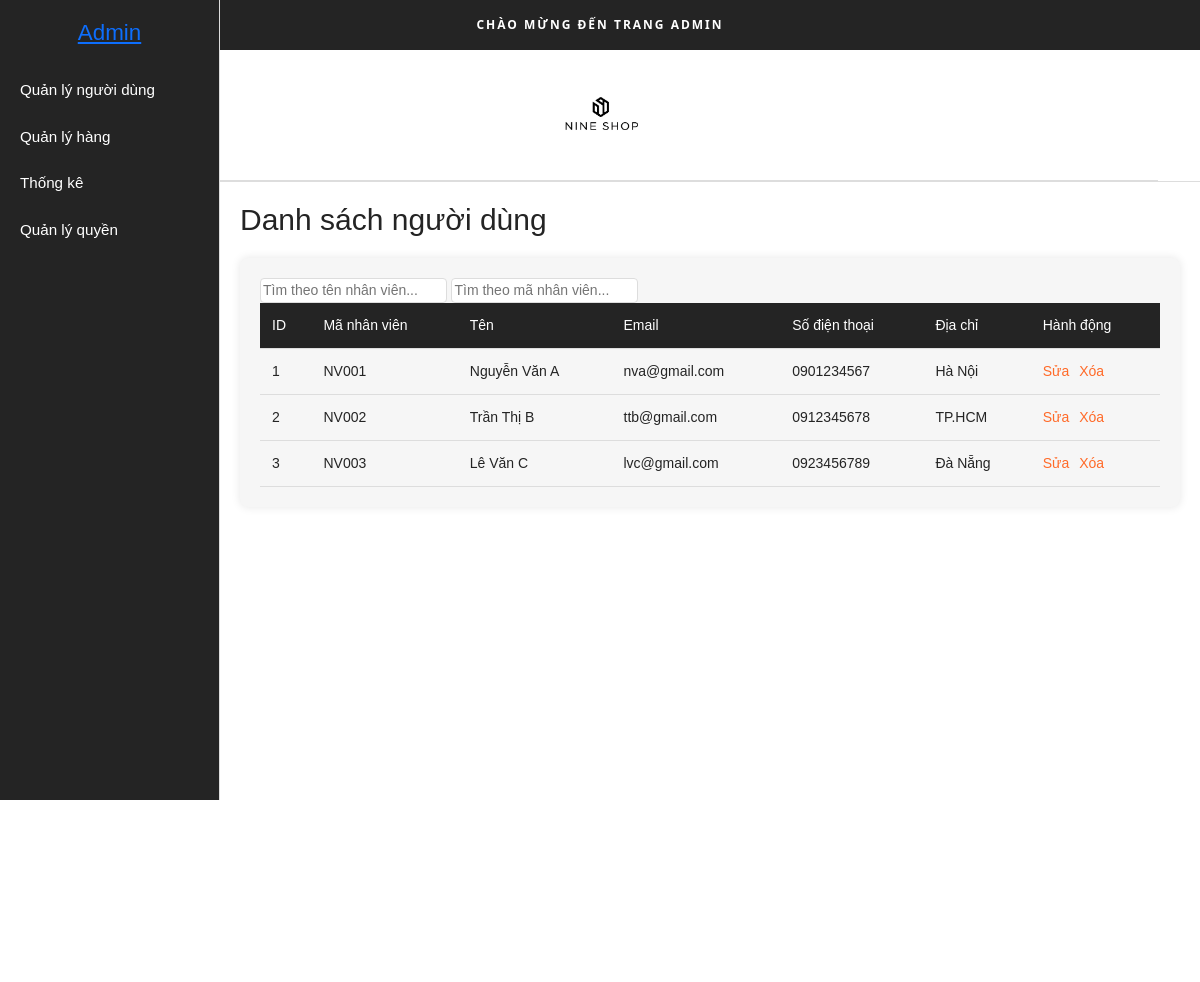
Page /frontEnd/admin.php?page=staff on the committed database.
### tables this page shows
CREATE TABLE employees (
    id INT AUTO_INCREMENT PRIMARY KEY,
    employee_code VARCHAR(50) NOT NULL UNIQUE,
    name VARCHAR(100) NOT NULL,
    email VARCHAR(100),
    phone VARCHAR(20),
    address TEXT,
    created_at TIMESTAMP DEFAULT CURRENT_TIMESTAMP
);

### frontEnd/admin.php (the view, shortened to what this page needs)
<?php
$servername = "localhost";
$username = "root";
$password = "";
$dbname = "clothingstore";
try {
    $conn = new PDO("mysql:host=$servername;dbname=$dbname", $username, $password);
    $conn->setAttribute(PDO::ATTR_ERRMODE, PDO::ERRMODE_EXCEPTION);
    $conn->exec("SET NAMES 'utf8mb4'");
} catch (PDOException $e) {
    die("Kết nối thất bại: " . $e->getMessage());
}
$page = isset($_GET['page']) ? $_GET['page'] : 'dashboard';
?>
<!doctype html>
<html class="no-js" lang="en">
<head>
    <link rel="stylesheet" href="../assets/css/plugins.css">
    <link rel="stylesheet" href="../assets/css/style.css">
    <link href="https://cdn.jsdelivr.net/npm/bootstrap@5.3.3/dist/css/bootstrap.min.css" rel="stylesheet">
</head>
<body>
    <header class="header_area header_three">
        <div class="header_top">
            <div class="header_center">
                <p>Chào mừng đến trang Admin</p>
            </div>
        </div>
        <div class="header_middel">
            <div class="container-fluid">
                <div class="middel_inner">
                    <div class="logo">
                        <a href="admin.php"><img src="../assets/img/logo/1.logo.jpg" alt="Logo"></a>
                    </div>
                </div>
            </div>
        </div>
    </header>
    <div class="sidebar">
        <h2><a href = "admin.php">Admin</a></h2>
        <ul>
            <li>
                <a href="?page=staff" class="menu-toggle">Quản lý người dùng</a>
            </li>
            <li>
                <a href="?page=products" class="menu-toggle">Quản lý hàng</a>
            </li>
            <li>
                <a href="?page=statistics" class="menu-toggle">Thống kê</a>
            </li>
            <li>
                <a href="?page=roles" class="menu-toggle">Quản lý quyền</a>
            </li>
        </ul>
    </div>
    <div class="main-content">
        <?php if ($page == 'dashboard'): ?>
            <?php elseif ($page == 'staff'): ?>
    <h1>Danh sách người dùng</h1>
    <div class="table-container">
        <div class="search-container">
            <input type="text" id="search-name" placeholder="Tìm theo tên nhân viên...">
            <input type="text" id="search-code" placeholder="Tìm theo mã nhân viên...">
        </div>
        <table id="staff-table">
            <thead>
                <tr>
                    <th>ID</th>
                    <th>Mã nhân viên</th>
                    <th>Tên</th>
                    <th>Email</th>
                    <th>Số điện thoại</th>
                    <th>Địa chỉ</th>
                    <th>Hành động</th>
                </tr>
            </thead>
            <tbody>
                <?php
                $stmt = $conn->query("SELECT id, employee_code, name, email, phone, address FROM employees");
                while ($row = $stmt->fetch(PDO::FETCH_ASSOC)) {
                    echo "<tr>";
                    echo "<td>" . htmlspecialchars($row['id']) . "</td>";
                    echo "<td>" . htmlspecialchars($row['employee_code']) . "</td>";
                    echo "<td>" . htmlspecialchars($row['name']) . "</td>";
                    echo "<td>" . htmlspecialchars($row['email']) . "</td>";
                    echo "<td>" . htmlspecialchars($row['phone']) . "</td>";
                    echo "<td>" . htmlspecialchars($row['address']) . "</td>";
                    echo "<td class='action-buttons'>";
                    echo "<a href='edit_staff.php?id=" . $row['id'] . "' class='btn-edit'>Sửa</a>";
                    echo "<a href='delete_staff.php?id=" . $row['id'] . "' class='btn-delete' onclick='return confirm(\"Xóa nhân viên này?\")'>Xóa</a>";
                    echo "</td>";
                    echo "</tr>";
                }
                ?>
            </tbody>
        </table>
    </div>
        <?php endif; ?>
    </div>
</body>
</html>

### frontEnd/admin.php (style rules this page uses)
body { margin: 0; font-family: "Libre Franklin", sans-serif; background: #ffffff; color: #242424; }
.header_area { background: #ffffff; border-bottom: 1px solid #ddd; }
.header_top { background: #242424; text-align: center; padding: 10px 0; }
.header_top p { margin: 0; color: #ffffff; font-size: 12px; }
.header_middel { padding: 20px 0; display: flex; justify-content: center; }
.middel_inner { display: flex; justify-content: center; align-items: center; }
.logo img { max-height: 50px; max-width: 150px; object-fit: contain; }
.sidebar { width: 220px; background: #242424; height: 100vh; position: fixed; top: 0; left: 0; padding-top: 20px; border-right: 1px solid #ddd; transition: width 0.3s ease; }
.sidebar h2 { text-align: center; font-size: 1.4rem; margin-bottom: 20px; color: #ffffff; font-weight: 500; }
.sidebar ul { list-style: none; padding: 0; margin: 0; }
.sidebar ul li { padding: 12px 20px; }
.sidebar ul li a { color: #ffffff; text-decoration: none; display: block; font-size: 0.95rem; font-weight: 400; }
.main-content { margin-left: 220px; padding: 20px; min-height: 100vh; background: #ffffff; transition: margin-left 0.3s ease; }
.main-content h1 { font-size: 30px; font-weight: 500; margin-bottom: 20px; color: #242424; }
.table-container { background: #f6f6f6; padding: 20px; border-radius: 8px; box-shadow: 0 0 10px rgba(0, 0, 0, 0.1); overflow-x: auto; }
table { width: 100%; border-collapse: collapse; font-size: 14px; color: #242424; }
th, td { padding: 12px; text-align: left; border-bottom: 1px solid #ddd; }
th { background: #242424; color: #ffffff; font-weight: 500; }
.action-buttons a { color: #ff6a28; margin-right: 10px; text-decoration: none; }
.search-container input { border: 1px solid #ddd; border-radius: 4px; font-size: 14px; }

### rows in the picture
employees: id "1", employee_code "NV001", name "Nguyễn Văn A", email "nva@gmail.com", phone "0901234567", address "Hà Nội"
employees: id "2", employee_code "NV002", name "Trần Thị B", email "ttb@gmail.com", phone "0912345678", address "TP.HCM"
employees: id "3", employee_code "NV003", name "Lê Văn C", email "lvc@gmail.com", phone "0923456789", address "Đà Nẵng"
